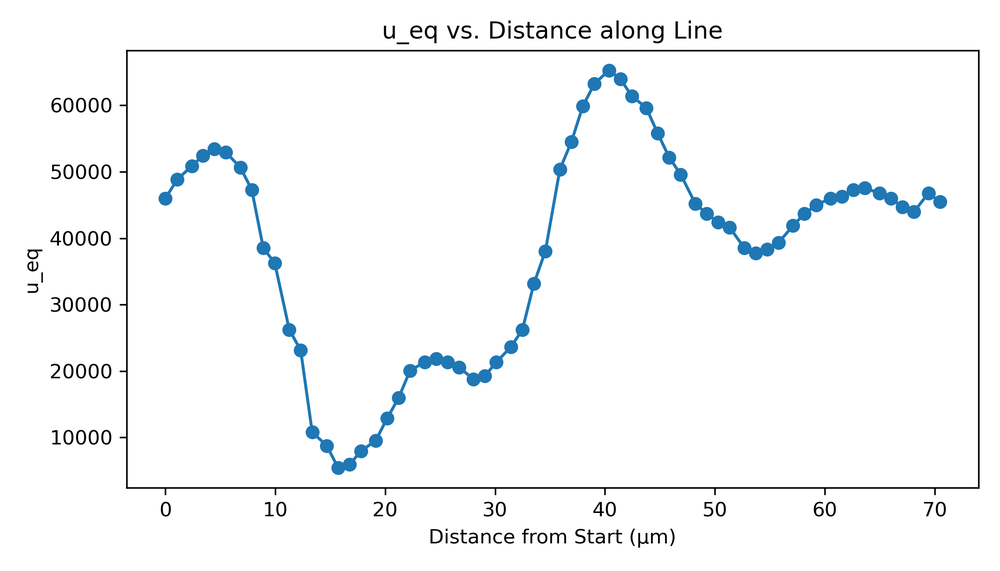
#> input picture 10_Rycle_Rerun/GPT/T2S2/backup4/Li_1.0_u_eq_curve.png, 1000 x 571 px, shrunk from 2100 x 1200 before the run, given as the content of the folder Users/admin/Desktop/Python_proj/distance_analysis_new/Images, which was not available
$ python py6.py
#> lines starting #> are read from the running program, lines starting #| are printed output that depends on the picture; after the words box and inside, x2 and y2 are one past the last pixel; in counts of white or black regions, pixels touching at a corner belong together; pictures that were not available may be replaced by others from this repository, and a replacement may not be noted
import os
import csv
import sys
import time
import numpy as np
from PIL import Image

def check_gap_conditions(gray_array, r, c, height, width):
    """Efficient GAP condition check with directional scanning"""
    # Verify grayscale condition first
    if not (5 <= gray_array[r, c] <= 30):
        return False

    # Directions: up, down, left, right
    directions = [(-1, 0), (1, 0), (0, -1), (0, 1)]

    for dr, dc in directions:
        count = 0
        nr, nc = r + dr, c + dc

        # Check contiguous pixels in current direction
        while 0 <= nr < height and 0 <= nc < width:
            if 5 <= gray_array[nr, nc] <= 30:
                count += 1
                if count >= 20:
                    return True
            else:
                break  # Break on non-qualifying pixel
            nr += dr
            nc += dc

    return False

def process_image(img_path, output_dir):
    """Process a single image with optimized I/O operations"""
    try:
        # Open and convert image to grayscale
        with Image.open(img_path) as img:
#> img is the input picture: PIL image 1000x571 RGBA; mean R, G, B, A 246.2, 247.9, 249.2, 255
            gray_img = img.convert('L')
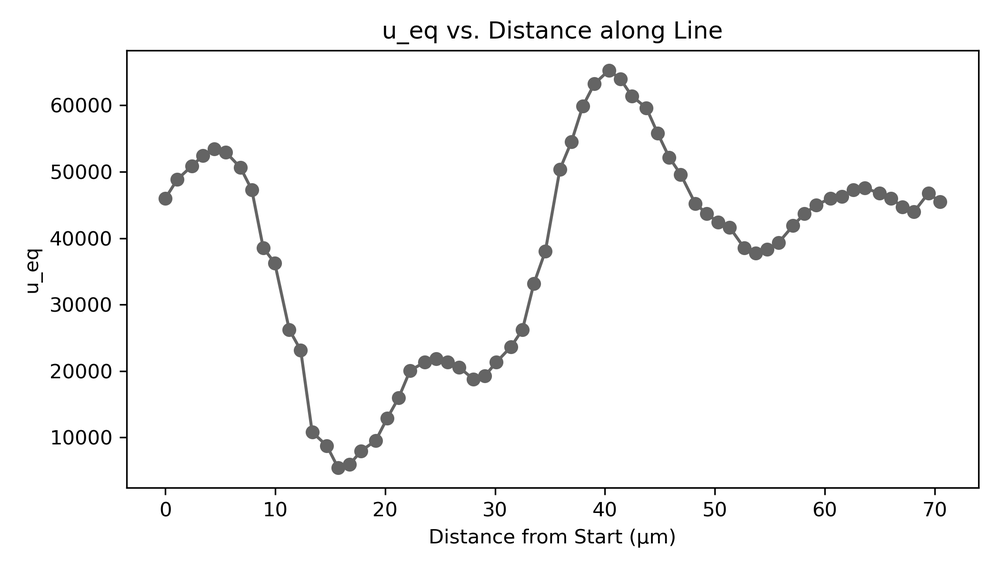
#> gray_img: PIL image 1000x571 L; min 0, max 255, mean 247.6
            gray_array = np.array(gray_img, dtype=np.uint8)
            height, width = gray_array.shape
#> height = 571; width = 1000

        base_name = os.path.splitext(os.path.basename(img_path))[0]
        csv_path = os.path.join(output_dir, f"{base_name}_gap_analysis.csv")
        png_path = os.path.join(output_dir, f"{base_name}_gap_highlighted.png")

        # Skip processing if outputs already exist
        if os.path.exists(csv_path) and os.path.exists(png_path):
            return

        # Initialize gap flags array
        gap_flags = np.zeros((height, width), dtype=bool)

        # Process each pixel to detect GAP conditions
        for r in range(height):
            for c in range(width):
                if check_gap_conditions(gray_array, r, c, height, width):
                    gap_flags[r, c] = True
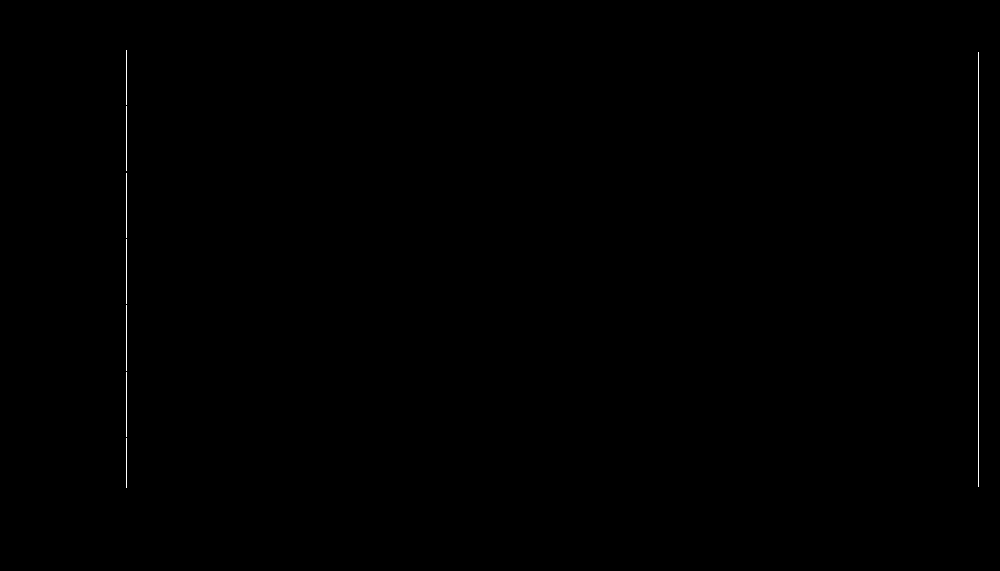
#> gap_flags: shape (571, 1000) bool; 0.15% white in thin lines or dots, all inside (x1, y1, x2, y2) = (126, 50, 979, 488)

        # Create highlighted version showing GAP pixels in red
        color_img = np.stack([gray_array] * 3, axis=-1)
        color_img[gap_flags] = [255, 0, 0]  # Set GAP pixels to red
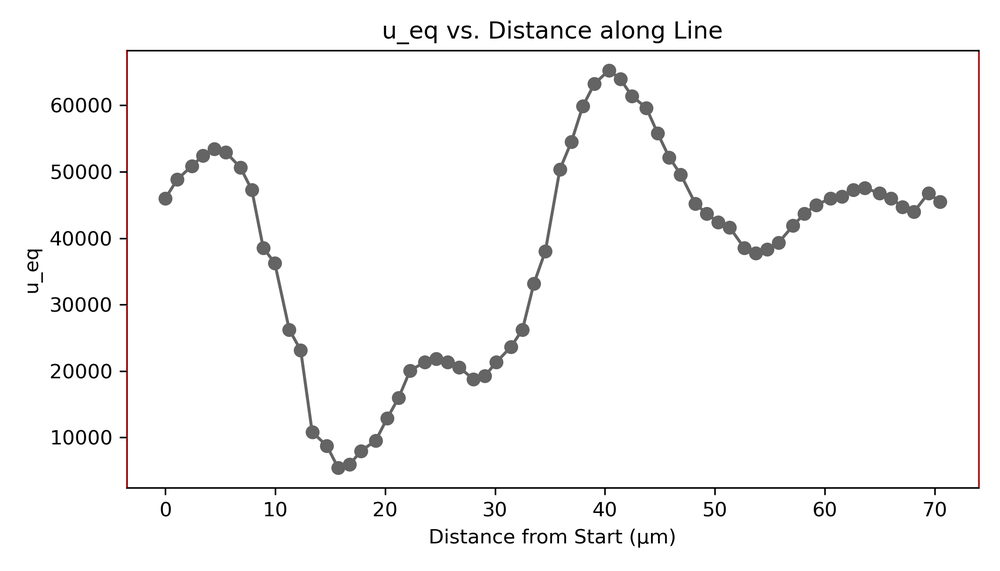
#> color_img: shape (571, 1000, 3); mean of channels 0, 1, 2 247.9, 247.5, 247.5; drawn as R, G, B
        with Image.fromarray(color_img.astype('uint8')) as highlight_img:
            highlight_img.save(png_path)

        # Write CSV with streaming to conserve memory
        with open(csv_path, 'w', newline='') as csvfile:
            writer = csv.writer(csvfile)
            writer.writerow(['row', 'column', 'gray_value', 'gap_flag'])

            for r in range(height):
                for c in range(width):
                    writer.writerow([r, c, gray_array[r, c], 1 if gap_flags[r, c] else 0])

    except Exception as e:
        print(f"Error processing {img_path}: {str(e)}")
        import traceback
        traceback.print_exc()

def process_images(input_dir):
    """Process all Li_* images with progress tracking"""
    output_dir = os.path.join(
        r"C:\Users\admin\Desktop\Python_proj\ALL_RESULT\DS\T1S1\backup4"
    )
    os.makedirs(output_dir, exist_ok=True)

    # Collect all Li_ images
    images = []
    for f in os.listdir(input_dir):
        if f.startswith('Li_') and f.lower().endswith(('.png', '.jpg')):
            images.append(os.path.join(input_dir, f))

    total = len(images)
    print(f"Found {total} images to process")

    # Process each image sequentially
    for i, img_path in enumerate(images, 1):
        print(f"Processing image {i}/{total}: {os.path.basename(img_path)}")
        start_time = time.time()
        process_image(img_path, output_dir)
        elapsed = time.time() - start_time
        print(f"  Completed in {elapsed:.2f} seconds")

    return total

if __name__ == "__main__":
    # Set default input directory
    input_directory = r"C:\Users\admin\Desktop\Python_proj\distance_analysis_new\Images"

    # Allow command-line override
    if len(sys.argv) > 1:
        input_directory = sys.argv[1]

    start_time = time.time()
    processed_count = process_images(input_directory)
    total_time = time.time() - start_time

    # Get absolute path for output directory without raw string in f-string
    output_path = os.path.abspath(
        r"C:\Users\admin\Desktop\Python_proj\ALL_RESULT\DS\T1S1\backup4"
    )

    print(f"\nSuccessfully processed {processed_count} images")
    print(f"Total execution time: {total_time:.2f} seconds")
    print(f"Output files saved to: {output_path}")
